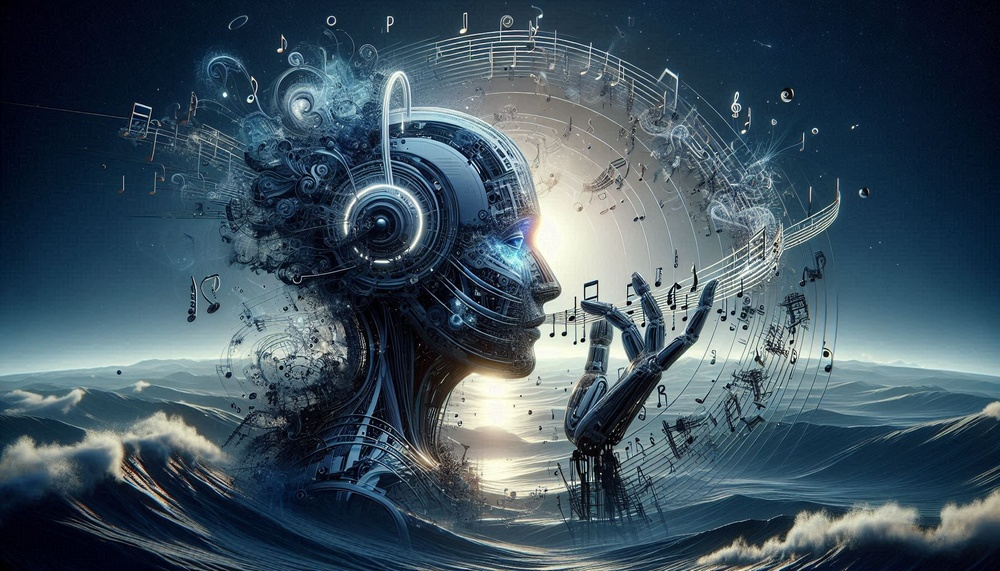
#> input picture image.jpg, 1000 x 571 px, shrunk from 1792 x 1024 before the run, found by its file name
$ python growth_and_spread.py
#> lines starting #> are read from the running program, lines starting #| are printed output that depends on the picture
import numpy as np
from PIL import Image, ImageEnhance
import os
import cv2

def growth_and_spread(image_array, intensity=1.5):
    """
    Apply a "growth and spread" effect that amplifies color intensity
    and expands details in the image for a surreal transformation.
    """
    # Erhöhe Kontrast und Helligkeit, um einen "wachsenden" Effekt zu erzeugen
    img = Image.fromarray(image_array)
    enhancer_brightness = ImageEnhance.Brightness(img)
    enhancer_contrast = ImageEnhance.Contrast(img)

    # Wachstums- und Ausbreitungseffekt durch Anpassung der Helligkeit und des Kontrasts
    img = enhancer_brightness.enhance(1 + 0.2 * intensity)
    img = enhancer_contrast.enhance(1 + 0.3 * intensity)

    # Erweiterung durch leichte Unschärfe und Schärfung
    img_cv = np.array(img)
    blurred = cv2.GaussianBlur(img_cv, (7, 7), 0)
    sharpened = cv2.addWeighted(img_cv, 1.5, blurred, -0.5, 0)

    # Leichter Farbverschiebungseffekt
    hsv_image = cv2.cvtColor(sharpened, cv2.COLOR_RGB2HSV)
    hsv_image[:, :, 0] = (hsv_image[:, :, 0] + int(10 * intensity)) % 180
    transformed_image = cv2.cvtColor(hsv_image, cv2.COLOR_HSV2RGB)

    return transformed_image

def save_frames_with_growth_and_spread(input_image_path, output_folder, duration_seconds=10, fps=24, initial_intensity=1.0, intensity_step=0.1):
    """
    Applies the growth_and_spread effect to an image and saves a sequence of frames.
    """
#> called with input_image_path = 'image.jpg', output_folder = 'output_frames/growth_and_spread', duration_seconds = 10, fps = 24, initial_intensity = 1, intensity_step = 0.02
    # Lade das Bild
    img = Image.open(input_image_path).convert("RGB")
#> img is the input picture: PIL image 1000x571 RGB; mean R, G, B 63.1, 82.1, 94.7
    img_array = np.array(img)

    # Erstelle das Ausgabeverzeichnis, falls es nicht existiert
    os.makedirs(output_folder, exist_ok=True)

    # Berechne die benötigte Anzahl der Frames basierend auf Dauer und FPS
    num_frames = duration_seconds * fps

    for i in range(num_frames):
        # Berechne die Intensität für diesen Frame
        intensity = initial_intensity + i * intensity_step

        # Wende den Wachstumseffekt an
        transformed_image = growth_and_spread(img_array, intensity=intensity)

        # Speichere den Frame
        frame_path = os.path.join(output_folder, f"frame_{i:04d}.jpg")

        # Explizite Speicherung und Ausgabe zur Bestätigung
        Image.fromarray(transformed_image).save(frame_path)
        print(f"Frame {i:04d} gespeichert unter {frame_path} mit Intensität {intensity:.2f}")
#> this loop made 240 passes
#> pass 1, in growth_and_spread, `img = enhancer_brightness.enhance(1 + 0.2 * intensity)`:
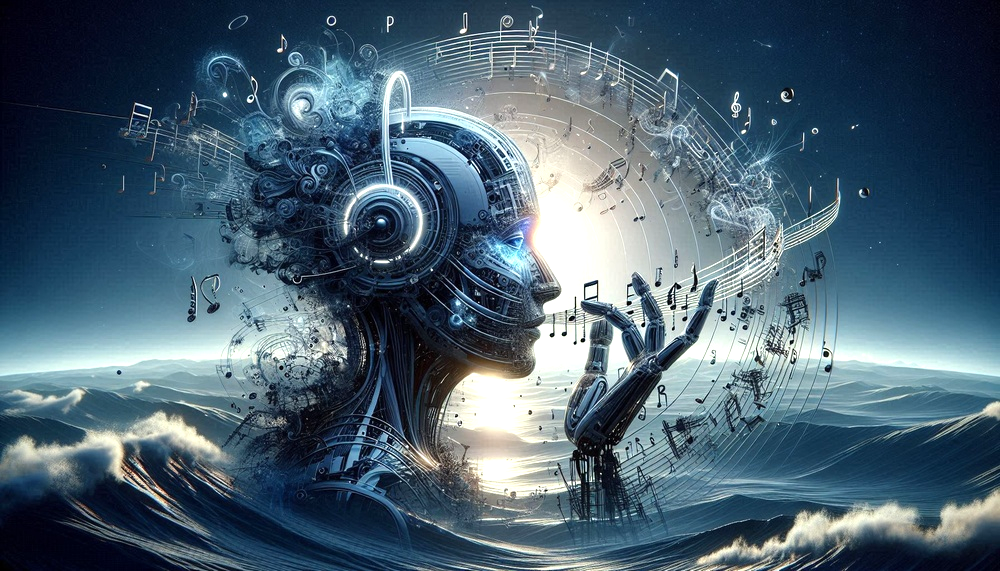
#> img: PIL image 1000x571 RGB; mean R, G, B 74.6, 97.2, 112.7
#> pass 1, in growth_and_spread, `img = enhancer_contrast.enhance(1 + 0.3 * intensity)`:
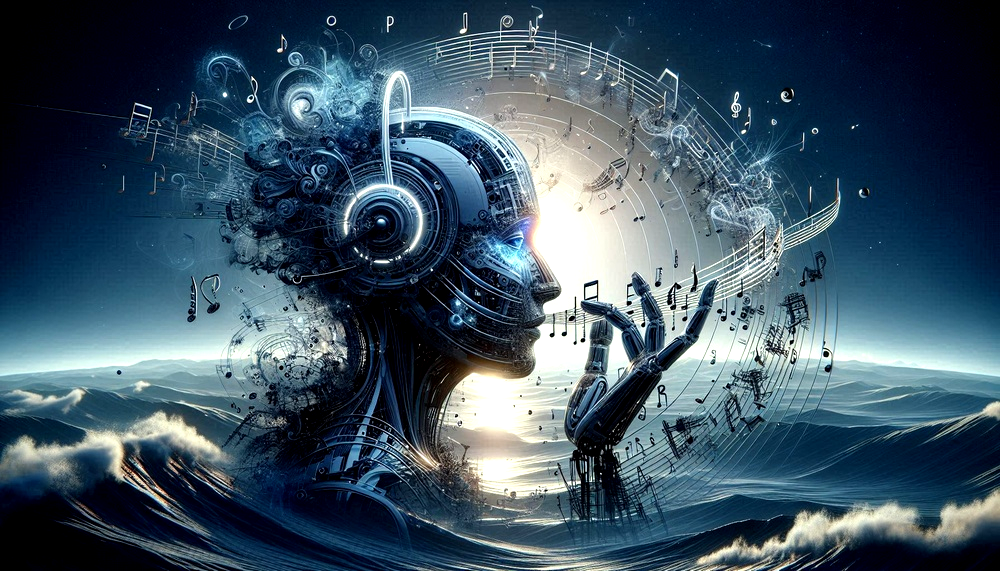
#> img: PIL image 1000x571 RGB; mean R, G, B 61.8, 83.4, 98.9
#> pass 1, in growth_and_spread, `blurred = cv2.GaussianBlur(img_cv, (7, 7), 0)`:
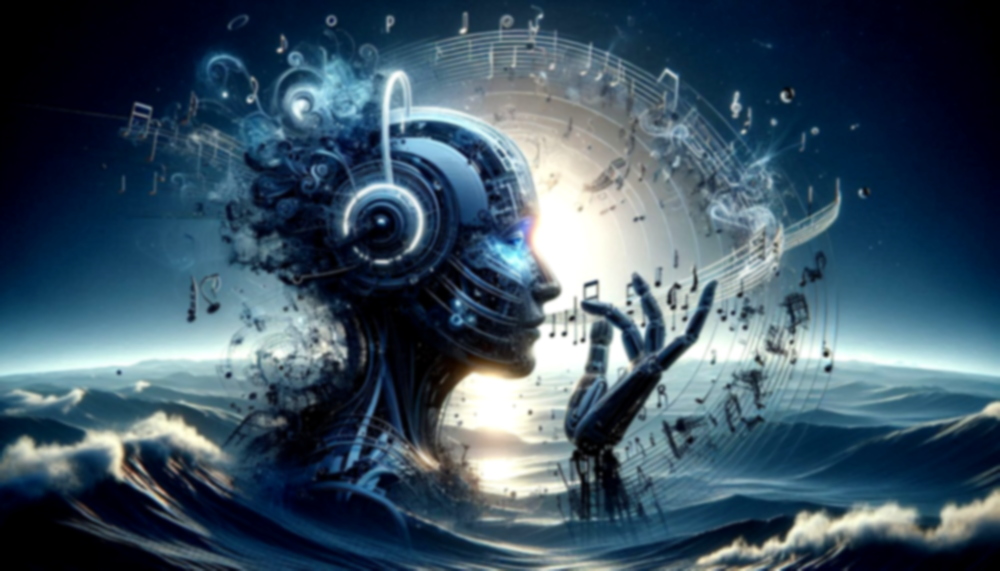
#> blurred: shape (571, 1000, 3); mean R, G, B 61.8, 83.4, 98.9
#> after the loop:
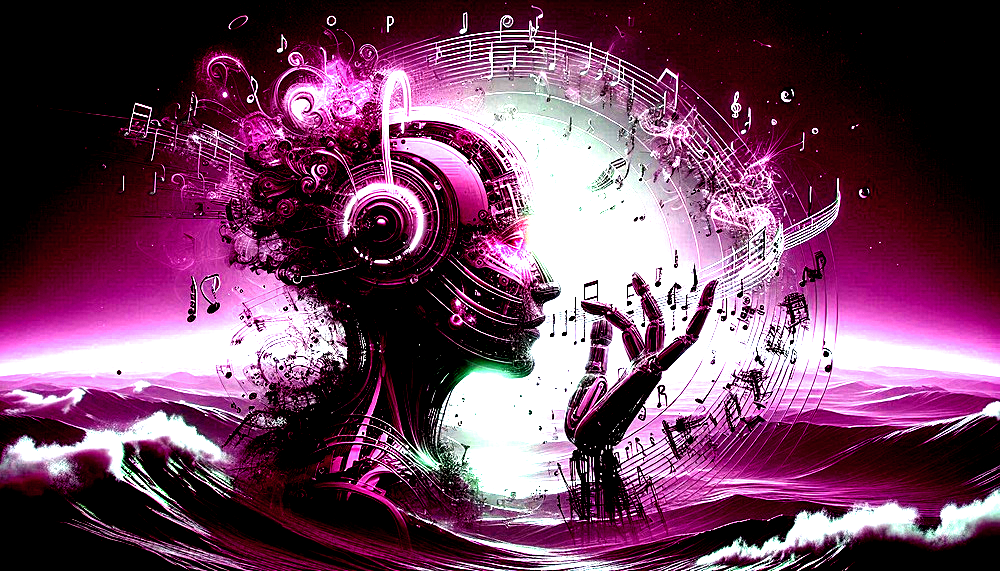
#> transformed_image: shape (571, 1000, 3); mean R, G, B 112, 69.1, 95.7

# Beispielaufruf
save_frames_with_growth_and_spread("image.jpg", "output_frames/growth_and_spread", duration_seconds=10, fps=24, initial_intensity=1.0, intensity_step=0.02)
